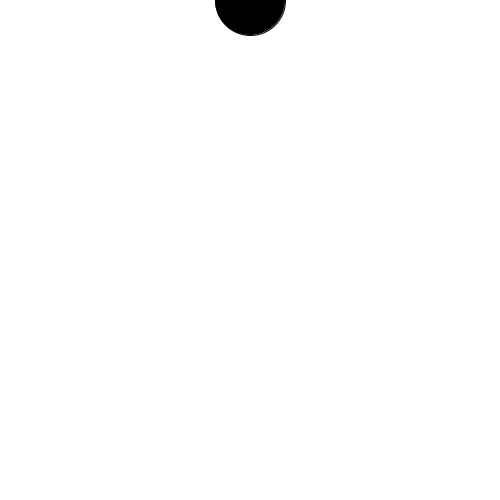
Frame 1 (no input)
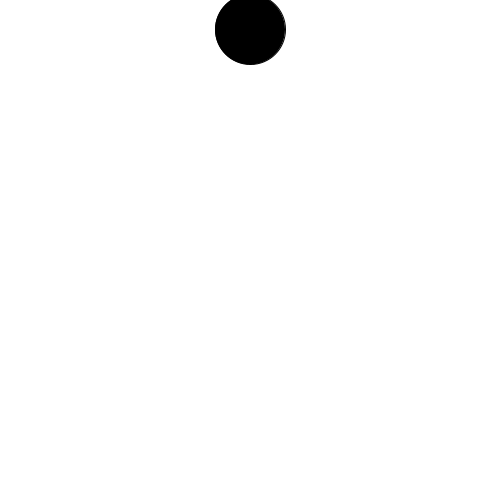
Frame 60 (the mouse pressed at the canvas centre just before this capture)
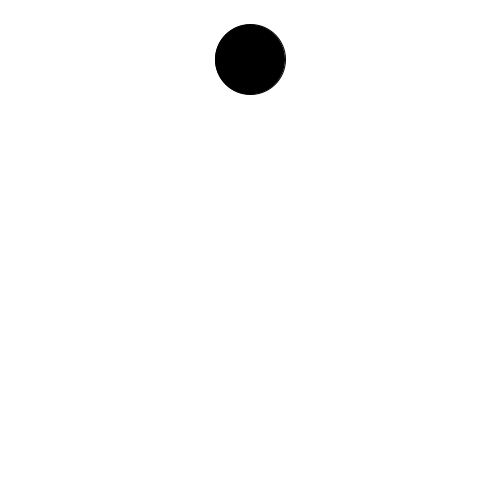
Frame 120 (the mouse held since frame 60 and released just before this capture)

The Processing sketch that drew these frames (run headless with seeded random() and noise(); from frame 60 on, the mouse is pressed at the canvas centre):

// Processing sketch: week_4_exercise_2
// ── week_4_exercise_2.pde
float y = 0.0;

void setup(){
  size(500,500);
  smooth();
  fill(0);
  
}

void draw(){
  background(255);
  ellipse(width/2,y,70,70);
  y+=0.5;
  if(y >=height){
    y =-50;
  }
}
